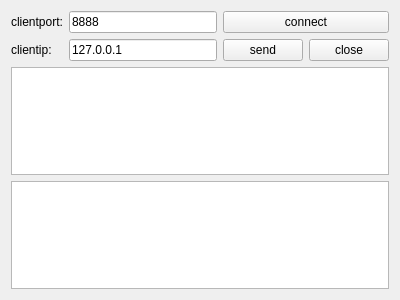
<?xml version="1.0" encoding="UTF-8"?>
<ui version="4.0">
 <class>TcpCliWidget</class>
 <widget class="QWidget" name="TcpCliWidget">
  <property name="geometry">
   <rect>
    <x>0</x>
    <y>0</y>
    <width>400</width>
    <height>300</height>
   </rect>
  </property>
  <property name="windowTitle">
   <string>Form</string>
  </property>
  <layout class="QGridLayout" name="gridLayout">
   <item row="0" column="0">
    <widget class="QLabel" name="labelPort">
     <property name="text">
      <string>clientport:</string>
     </property>
    </widget>
   </item>
   <item row="0" column="1">
    <widget class="QLineEdit" name="lineEditPort">
     <property name="text">
      <string>8888</string>
     </property>
    </widget>
   </item>
   <item row="0" column="2" colspan="2">
    <widget class="QPushButton" name="pushButtoncon">
     <property name="text">
      <string>connect</string>
     </property>
    </widget>
   </item>
   <item row="1" column="0">
    <widget class="QLabel" name="labelIp">
     <property name="text">
      <string>clientip:</string>
     </property>
    </widget>
   </item>
   <item row="1" column="1">
    <widget class="QLineEdit" name="lineEditIp">
     <property name="text">
      <string>127.0.0.1</string>
     </property>
    </widget>
   </item>
   <item row="1" column="2">
    <widget class="QPushButton" name="pushButtonSend">
     <property name="text">
      <string>send</string>
     </property>
    </widget>
   </item>
   <item row="1" column="3">
    <widget class="QPushButton" name="pushButtonClose">
     <property name="text">
      <string>close</string>
     </property>
    </widget>
   </item>
   <item row="2" column="0" colspan="4">
    <widget class="QTextEdit" name="textEditRead">
     <property name="readOnly">
      <bool>true</bool>
     </property>
    </widget>
   </item>
   <item row="3" column="0" colspan="4">
    <widget class="QTextEdit" name="textEditWrite"/>
   </item>
  </layout>
 </widget>
 <resources/>
 <connections/>
</ui>
